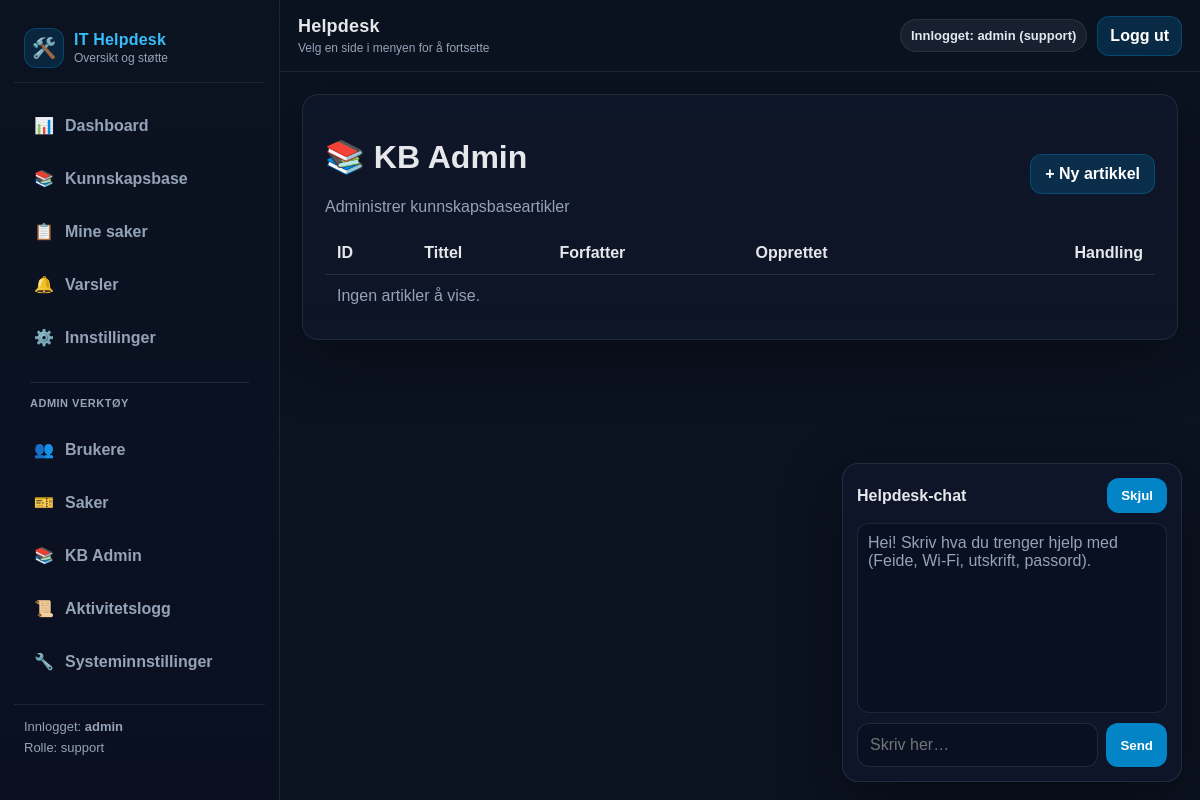
/admin/kb-admin (signed in), run on an earlier commit of the app's database.
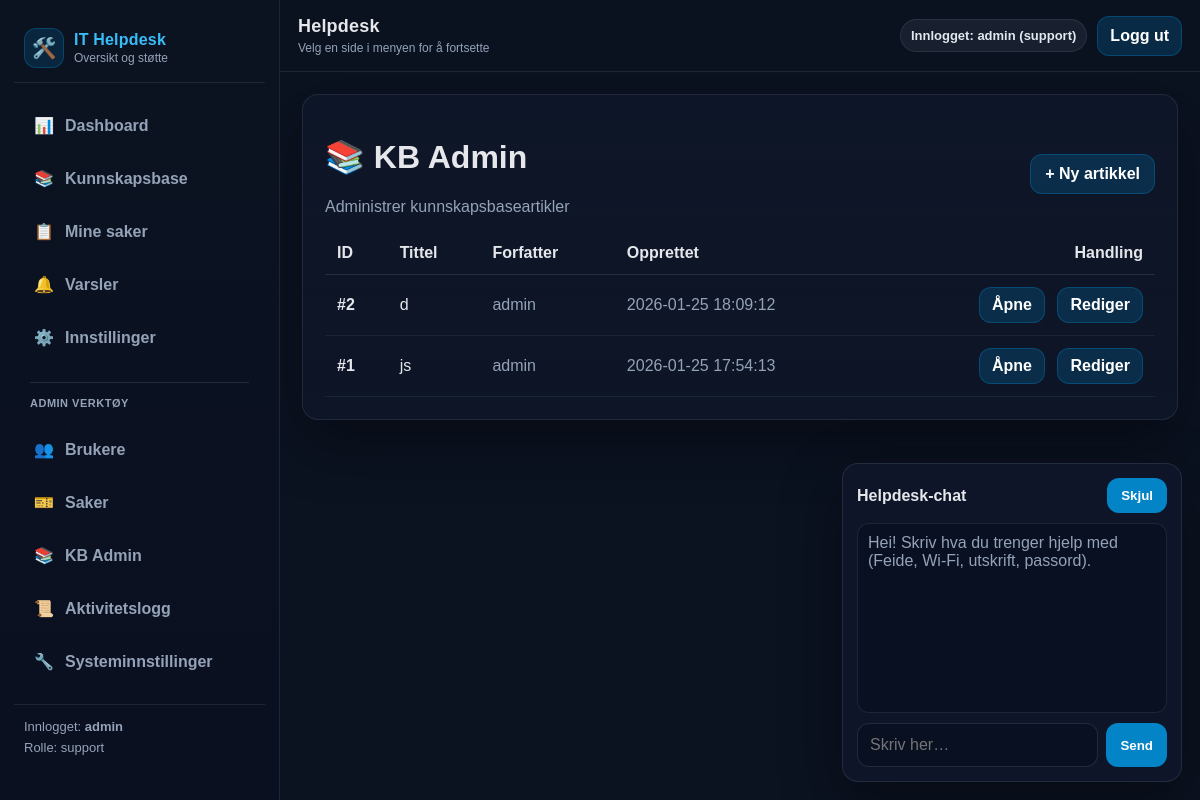
And on a later commit of the database.
### tables this page shows
CREATE TABLE articles (
            id INTEGER PRIMARY KEY AUTOINCREMENT,
            title TEXT NOT NULL,
            content TEXT NOT NULL,
            author TEXT NOT NULL,
            created_at TEXT NOT NULL DEFAULT (datetime('now')),
            updated_at TEXT
        );

### routes.py (the view)
@bp.route("/admin/kb-admin")
def kb_admin():
    return admin_kb()

### __init__.py (called while the page is built)
def create_app():
    app = Flask(__name__)
    app.config.from_object(Config)
    init_mail(app)
    @app.after_request
    def set_security_headers(response):
        response.headers['X-Content-Type-Options'] = 'nosniff'
        response.headers['X-Frame-Options'] = 'DENY'
        response.headers['X-XSS-Protection'] = '1; mode=block'
        return response
    from .routes import bp
    app.register_blueprint(bp)
    return app

### db.py (called while the page is built)
def count_notifications(user: str) -> int:
    conn = _conn()
    cur = conn.cursor()
    cur.execute("SELECT COUNT(*) AS c FROM notifications WHERE user = ? AND read = 0", (user,))
    row = cur.fetchone()
    conn.close()
    return int(row["c"]) if row else 0

def get_articles() -> List[Dict[str, Any]]:
    conn = _conn()
    cur = conn.cursor()
    cur.execute("SELECT id, title, author, created_at FROM articles ORDER BY id DESC")
    rows = cur.fetchall()
    conn.close()
    return [dict(r) for r in rows]

def _conn() -> sqlite3.Connection:
    DB_PATH.parent.mkdir(parents=True, exist_ok=True)
    conn = sqlite3.connect(DB_PATH)
    conn.row_factory = sqlite3.Row
    return conn

### routes.py (called while the page is built)
def current_user():
    return session.get("user")

def current_role():
    return session.get("role")

@bp.before_app_request
def ensure_db():
    try:
        init_db()
    except Exception as e:
        logger.error(f"Database initialization failed: {e}")

@bp.context_processor
def inject_notification_count():
    if current_user():
        try:
            return {"notif_count": count_notifications(current_user())}
        except Exception:
            return {"notif_count": 0}
    return {"notif_count": 0}

@bp.route("/admin/kb")
def admin_kb():
    user = current_user()
    if not user or current_role() != "support":
        abort(403)
    try:
        articles = get_articles()
    except Exception:
        articles = []
    return render_template("admin_kb.html", articles=articles)

### templates/admin_kb.html
{% extends "base.html" %}
{% block content %}
<div class="card" style="display:flex; justify-content:space-between; align-items:center; gap:12px; flex-wrap:wrap;">
  <div>
    <h1>📚 KB Admin</h1>
    <p class="muted">Administrer kunnskapsbaseartikler</p>
  </div>
  <a class="btn" href="{{ url_for('main.create_article_view') }}" style="padding:10px 14px; border-radius:12px;">+ Ny artikkel</a>
</div>
<div class="card">
  <table style="width:100%; border-collapse:collapse;">
    <thead>
      <tr style="border-bottom:1px solid rgba(148,163,184,.18);">
        <th style="padding:12px; text-align:left;">ID</th>
        <th style="padding:12px; text-align:left;">Tittel</th>
        <th style="padding:12px; text-align:left;">Forfatter</th>
        <th style="padding:12px; text-align:left;">Opprettet</th>
        <th style="padding:12px; text-align:right;">Handling</th>
      </tr>
    </thead>
    <tbody>
      {% for a in articles %}
      <tr style="border-bottom:1px solid rgba(148,163,184,.10);">
        <td style="padding:12px;"><strong>#{{ a.id }}</strong></td>
        <td style="padding:12px;">{{ a.title }}</td>
        <td style="padding:12px; color:#94a3b8;">{{ a.author }}</td>
        <td style="padding:12px; color:#94a3b8;">{{ a.created_at }}</td>
        <td style="padding:12px; text-align:right;">
          <a class="btn" href="{{ url_for('main.view_article', article_id=a.id) }}" style="padding:8px 12px; border-radius:12px;">Åpne</a>
          <a class="btn" href="{{ url_for('main.edit_article_view', article_id=a.id) }}" style="padding:8px 12px; border-radius:12px; margin-left:8px;">Rediger</a>
        </td>
      </tr>
      {% endfor %}
      {% if articles|length == 0 %}
      <tr>
        <td colspan="5" style="padding:12px; color:#94a3b8;">Ingen artikler å vise.</td>
      </tr>
      {% endif %}
    </tbody>
  </table>
</div>
{% endblock %}

### templates/base.html (shortened to what this page needs)
<!doctype html>
<html lang="no">
  <head>
  </head>
  <body>
    {% set ep = request.endpoint or "" %}
    <div class="app">
      <aside class="sidebar">
        <div class="brand">
          <div class="logo">🛠️</div>
          <div>
            <div class="title">IT Helpdesk</div>
            <div class="subtitle">Oversikt og støtte</div>
          </div>
        </div>
        <nav class="nav">
          <a href="{{ url_for('main.dashboard') }}" class="{% if ep == 'main.dashboard' %}active{% endif %}">
            <span class="icon">📊</span> Dashboard
          </a>
          <a href="{{ url_for('main.kb') }}" class="{% if ep == 'main.kb' %}active{% endif %}">
            <span class="icon">📚</span> Kunnskapsbase
          </a>
          <a href="{{ url_for('main.tickets') }}" class="{% if ep == 'main.tickets' %}active{% endif %}">
            <span class="icon">📋</span> Mine saker
          </a>
          <a href="{{ url_for('main.notifications_page') }}" class="{% if ep == 'main.notifications_page' %}active{% endif %}">
            <span class="icon">🔔</span> Varsler
          </a>
          <a href="{{ url_for('main.settings') }}" class="{% if ep == 'main.settings' %}active{% endif %}">
            <span class="icon">⚙️</span> Innstillinger
          </a>
          {% if session.get("role") == "support" %}
            <div style="margin:14px 10px 10px; padding-top:14px; border-top:1px solid rgba(148,163,184,.18); color:#94a3b8; font-size:11px; font-weight:900; letter-spacing:.5px;">
              ADMIN VERKTØY
            </div>
            <a href="{{ url_for('main.admin_users') }}" class="{% if ep == 'main.admin_users' %}active{% endif %}">
              <span class="icon">👥</span> Brukere
            </a>
            <a href="{{ url_for('main.admin_tickets') }}" class="{% if ep == 'main.admin_tickets' %}active{% endif %}">
              <span class="icon">🎫</span> Saker
            </a>
            <a href="{{ url_for('main.admin_kb') }}" class="{% if ep == 'main.admin_kb' %}active{% endif %}">
              <span class="icon">📚</span> KB Admin
            </a>
            <a href="{{ url_for('main.activity_log') }}" class="{% if ep == 'main.activity_log' %}active{% endif %}">
              <span class="icon">📜</span> Aktivitetslogg
            </a>
            <a href="{{ url_for('main.admin_settings') }}" class="{% if ep == 'main.admin_settings' %}active{% endif %}">
              <span class="icon">🔧</span> Systeminnstillinger
            </a>
          {% endif %}
        </nav>
        <div class="sidebar-footer">
          {% if session.get("user") %}
            Innlogget: <strong>{{ session.get("user") }}</strong>
            <div style="margin-top:6px; color:var(--muted);">
              Rolle: {{ session.get("role") }}
            </div>
          {% else %}
            Ikke innlogget
          {% endif %}
        </div>
      </aside>
      <div class="main">
        <header class="topbar">
          <div class="topbar-left">
            <p class="h1">Helpdesk</p>
            <p class="p">Velg en side i menyen for å fortsette</p>
          </div>
          <div class="topbar-right">
            {% if session.get("user") %}
              <span class="pill">Innlogget: {{ session.get("user") }} ({{ session.get("role") }})</span>
              <a class="btn" href="{{ url_for('main.logout') }}">Logg ut</a>
            {% endif %}
          </div>
        </header>
        <main class="page">
          <div class="content-wrap">
            {% block content %}{% endblock %}
          </div>
        </main>
      </div>
    </div>
    <div id="chatbot">
      <div class="chat-card">
        <div style="display:flex; justify-content:space-between; align-items:center;">
          <strong>Helpdesk-chat</strong>
          <button id="chatToggle" type="button">Skjul</button>
        </div>
        <div id="chatBody">
          <div id="chatLog">
            <div class="muted">
              Hei! Skriv hva du trenger hjelp med (Feide, Wi-Fi, utskrift, passord).
            </div>
          </div>
          <div style="display:flex; gap:8px; margin-top:10px;">
            <input id="chatInput" type="text" placeholder="Skriv her…" style="margin:0;" />
            <button id="chatSend" type="button">Send</button>
          </div>
        </div>
      </div>
    </div>
  </body>
</html>

### templates/base.html (style rules this page uses)
:root { --bg:#0b1220; --panel:#0f172a; --panel2:#111c33; --border:rgba(148,163,184,.14); --muted:#94a3b8; --text:#e5e7eb; --primary:#0284c7; --primaryHover:#0ea5e9; --sidebarW: 280px; --topbarH: 72px; --radius: 16px; }
* { box-sizing:border-box; }
html, body { height:100%; }
body { margin:0; font-family: Arial, sans-serif; background:var(--bg); color:var(--text); }
.app { min-height:100vh; display:flex; }
.sidebar { width:var(--sidebarW); background:linear-gradient(180deg, #0b1220 0%, #0a1020 100%); border-right:1px solid var(--border); position:fixed; left:0; top:0; bottom:0; padding:18px 14px; overflow:auto; }
.brand { display:flex; align-items:center; gap:10px; padding:10px 10px 14px; border-bottom:1px solid var(--border); margin-bottom:14px; }
.brand .logo { width:40px; height:40px; display:flex; align-items:center; justify-content:center; border-radius:12px; background:rgba(2,132,199,.18); border:1px solid rgba(2,132,199,.35); font-size:20px; }
.brand .title { font-weight:900; letter-spacing:.2px; color:#38bdf8; }
.brand .subtitle { font-size:12px; color:var(--muted); margin-top:2px; }
.nav { display:flex; flex-direction:column; gap:8px; padding:6px 6px; }
.nav a { display:flex; align-items:center; gap:10px; padding:12px 12px; border-radius:12px; text-decoration:none; color:var(--muted); font-weight:800; border:1px solid transparent; }
.nav .icon { width:22px; display:inline-flex; align-items:center; justify-content:center; opacity:.95; }
.sidebar-footer { margin-top:14px; padding:14px 10px; border-top:1px solid var(--border); color:var(--muted); font-size:13px; }
.main { margin-left:var(--sidebarW); width:calc(100% - var(--sidebarW)); min-height:100vh; display:flex; flex-direction:column; }
.topbar { height:var(--topbarH); position:sticky; top:0; z-index:20; display:flex; align-items:center; justify-content:space-between; padding:14px 18px; background:rgba(11,18,32,.86); backdrop-filter: blur(10px); border-bottom:1px solid var(--border); }
.topbar-left { display:flex; flex-direction:column; gap:4px; }
.topbar-left .h1 { font-size:18px; font-weight:900; margin:0; letter-spacing:.2px; }
.topbar-left .p { margin:0; font-size:12px; color:var(--muted); }
.topbar-right { display:flex; align-items:center; gap:10px; flex-wrap:wrap; justify-content:flex-end; }
.pill { display:inline-flex; align-items:center; gap:8px; padding:8px 10px; border-radius:999px; background:rgba(148,163,184,.10); border:1px solid rgba(148,163,184,.14); color:#e2e8f0; font-weight:800; font-size:13px; white-space:nowrap; }
.btn { display:inline-flex; align-items:center; gap:8px; padding:10px 12px; border-radius:12px; text-decoration:none; font-weight:900; border:1px solid rgba(2,132,199,.35); background:rgba(2,132,199,.22); color:#fff; }
.page { padding:22px 22px 80px; }
.content-wrap { background:linear-gradient(180deg, rgba(15,23,42,.85) 0%, rgba(15,23,42,.65) 100%); border:1px solid rgba(148,163,184,.14); border-radius:var(--radius); padding:22px; box-shadow:0 20px 60px rgba(0,0,0,.35); }
input, textarea, select { width:100%; padding:12px; margin:8px 0 14px; border-radius:12px; border:1px solid rgba(148,163,184,.18); background:rgba(2,6,23,.35); color:var(--text); font-size:16px; outline:none; }
button { background:var(--primary); color:#fff; border:0; border-radius:12px; padding:10px 14px; font-weight:900; cursor:pointer; }
#chatbot { position:fixed; right:18px; bottom:18px; width:340px; max-width:92vw; z-index:9999; }
#chatbot .chat-card { background:rgba(15,23,42,.90); border:1px solid rgba(148,163,184,.16); border-radius:16px; box-shadow:0 20px 60px rgba(0,0,0,.38); padding:14px; }
#chatLog { height:190px; overflow:auto; border:1px solid rgba(148,163,184,.14); border-radius:12px; padding:10px; margin-top:10px; background:rgba(2,6,23,.28); }
.muted { color:var(--muted); }

What changed in the data, as far as the page shows it:
added articles: id "2", title "d", author "admin", created_at "2026-01-25 18:09:12"
added articles: id "1", title "js", author "admin", created_at "2026-01-25 17:54:13"
Also different on the page:
text no longer shown: "Ingen artikler å vise."
